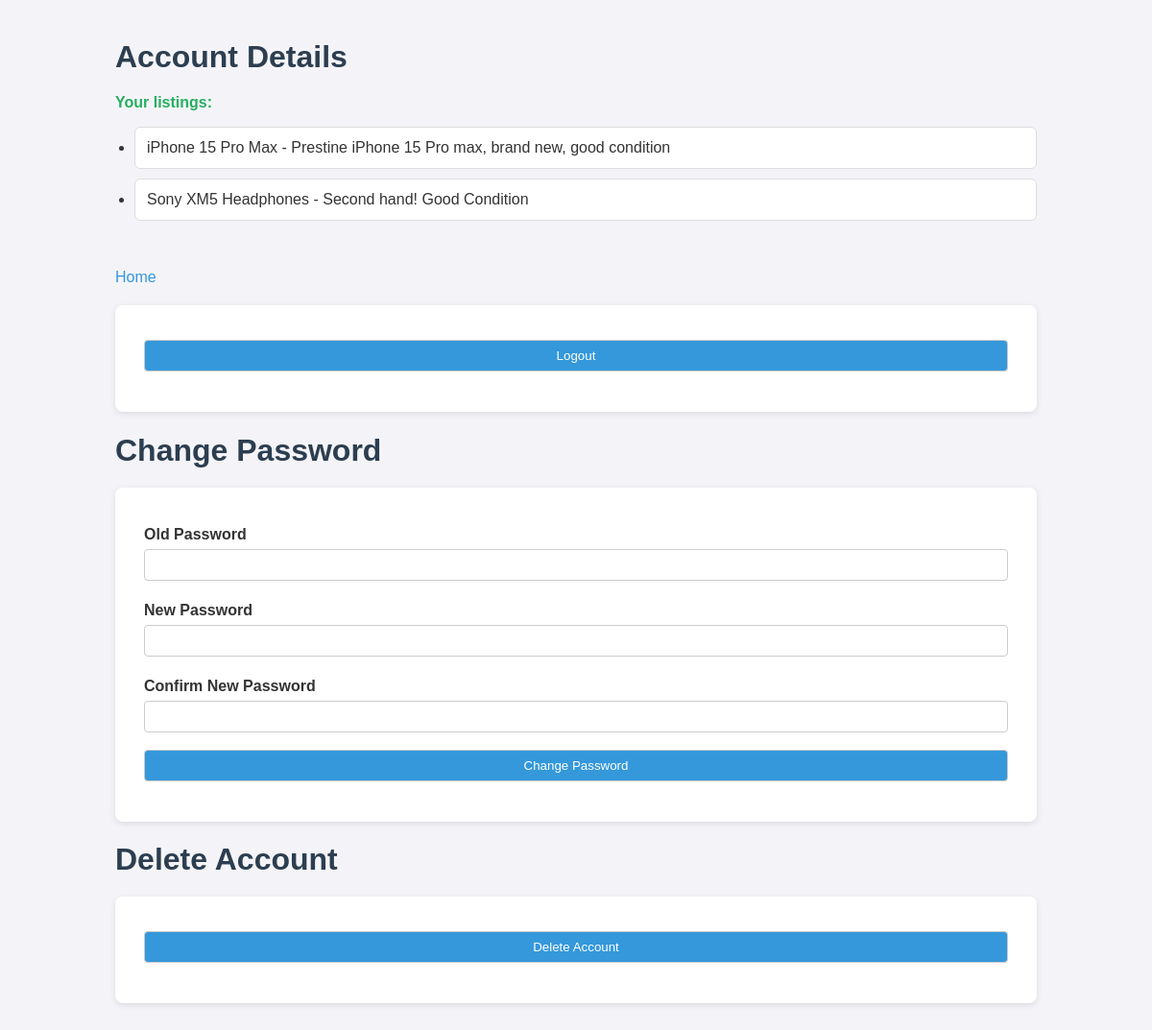
Page /account (signed in) on the earlier database version.
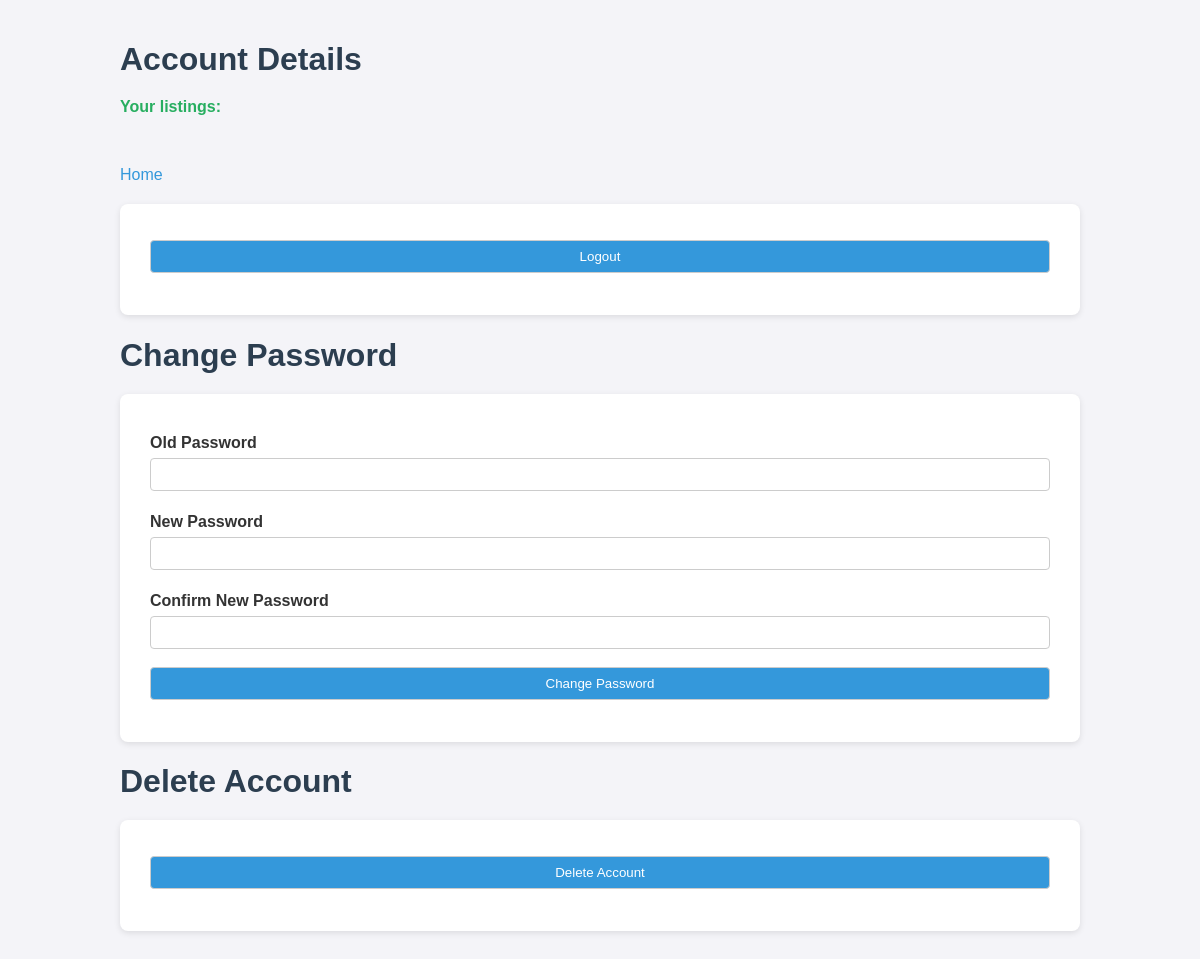
Same page on the later database version.
### models.py (models this page shows)
class Listing(db.Model):
    id = db.Column(db.Integer, primary_key=True)
    name = db.Column(db.String(150), nullable=False)
    description = db.Column(db.String(500), nullable=False)
    price = db.Column(db.Float, nullable=False)
    image_url = db.Column(db.String(500), nullable=False)
    username = db.Column(db.String(150), db.ForeignKey('user.username'))
    is_sold = db.Column(db.Boolean, default=False)
    buyer_username = db.Column(db.String(150), db.ForeignKey('user.username'), nullable=True)

### blueprints/account.py (the view, shortened to what this page needs)
@account_bp.route('/account', methods=['GET', 'POST'])
def account():
    form = changePasswordForm()
    logout_form = logoutForm()
    delete_account = DeleteAccountForm()
    if not session.get('username'):
        return redirect(url_for('auth.login'))
    user_listings = Listing.query.filter_by(username=session['username']).all()
    return render_template('account.html', user_listings=user_listings, form=form, logout_form=logout_form, delete_account=delete_account)

### forms.py
class changePasswordForm(FlaskForm):
    old_password = PasswordField('Old Password', validators=[DataRequired()])
    new_password = PasswordField('New Password', validators=[DataRequired()])
    confirm_password = PasswordField('Confirm New Password', validators=[DataRequired(), EqualTo('new_password', message="Passwords must match")])
    submit = SubmitField('Change Password')

class logoutForm(FlaskForm):
    logoutSubmit = SubmitField('Logout')

### templates/account.html (shortened to what this page needs)
<!DOCTYPE html>
<html lang="en">
<head>
    <link rel="stylesheet" href="{{ url_for('static', filename='css/account.css') }}">
</head>
<body>
    <div class="container">
        <h1>Account Details</h1>
        <p>Your listings:</p>
        <ul>
            {% for listing in user_listings %}
            <li>{{ listing.name }} - {{ listing.description }}</li>
            {% endfor %}
        </ul>
        <a href="/home">Home</a>
        <form method="POST" action="/logout">
            {{ logout_form.logoutSubmit() }}
        </form>
        <h1>Change Password</h1>
        <form method="POST" action="{{ url_for('auth.change_password') }}">
            <label for="old_password">{{ form.old_password.label }}</label>
            {{ form.old_password(size=32) }}<br>
            <label for="new_password">{{ form.new_password.label }}</label>
            {{ form.new_password(size=32) }}<br>
            <label for="confirm_password">{{ form.confirm_password.label }}</label>
            {{ form.confirm_password(size=32) }}<br>
            {{ form.submit() }}
        </form>
        <h1>Delete Account</h1>
        <form method="POST" action="{{ url_for('auth.delete_account') }}" onsubmit="return confirmDeletion()">
            {{ delete_account.submit() }}
        </form>
    </div>
</body>
</html>

### static/css/account.css (style rules this page uses)
*, *::before, *::after { box-sizing: border-box; }
.container { max-width: 1000px; margin: 0 auto; padding: 20px; }
body { font-family: Arial, sans-serif; background-color: #f4f4f8; color: #333; margin: 0; padding: 0; }
h1 { color: #2c3e50; margin-bottom: 20px; }
form { background: #fff; padding: 30px; margin: 20px 0; border-radius: 8px; box-shadow: 0 2px 6px rgba(0, 0, 0, 0.1); width: 100%; }
label { display: block; font-weight: bold; margin-top: 10px; }
input[type="text"], input[type="password"], input[type="submit"] { width: 100%; padding: 8px; margin-top: 6px; margin-bottom: 12px; border: 1px solid #ccc; border-radius: 4px; }
input[type="submit"] { background-color: #3498db; color: white; cursor: pointer; transition: background 0.2s ease; }
.flash-message, p { color: #27ae60; font-weight: bold; margin-top: 10px; }
a { display: inline-block; margin-top: 20px; color: #3498db; text-decoration: none; }

Differences in the rows shown:
removed Listing: name "iPhone 15 Pro Max", description "Prestine iPhone 15 Pro max, brand new, good condition"
removed Listing: name "Sony XM5 Headphones", description "Second hand! Good Condition"
